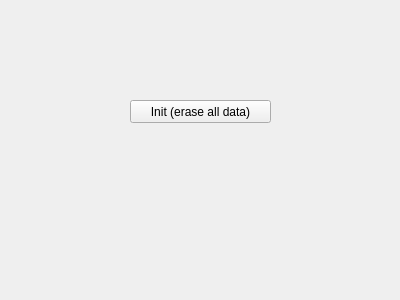
<?xml version="1.0" encoding="UTF-8"?>
<ui version="4.0">
 <class>EgSettingsForm</class>
 <widget class="QWidget" name="EgSettingsForm">
  <property name="geometry">
   <rect>
    <x>0</x>
    <y>0</y>
    <width>400</width>
    <height>300</height>
   </rect>
  </property>
  <property name="windowTitle">
   <string>Settings</string>
  </property>
  <widget class="QPushButton" name="initButton">
   <property name="geometry">
    <rect>
     <x>130</x>
     <y>100</y>
     <width>141</width>
     <height>23</height>
    </rect>
   </property>
   <property name="text">
    <string>Init (erase all data)</string>
   </property>
  </widget>
 </widget>
 <resources/>
 <connections/>
</ui>
